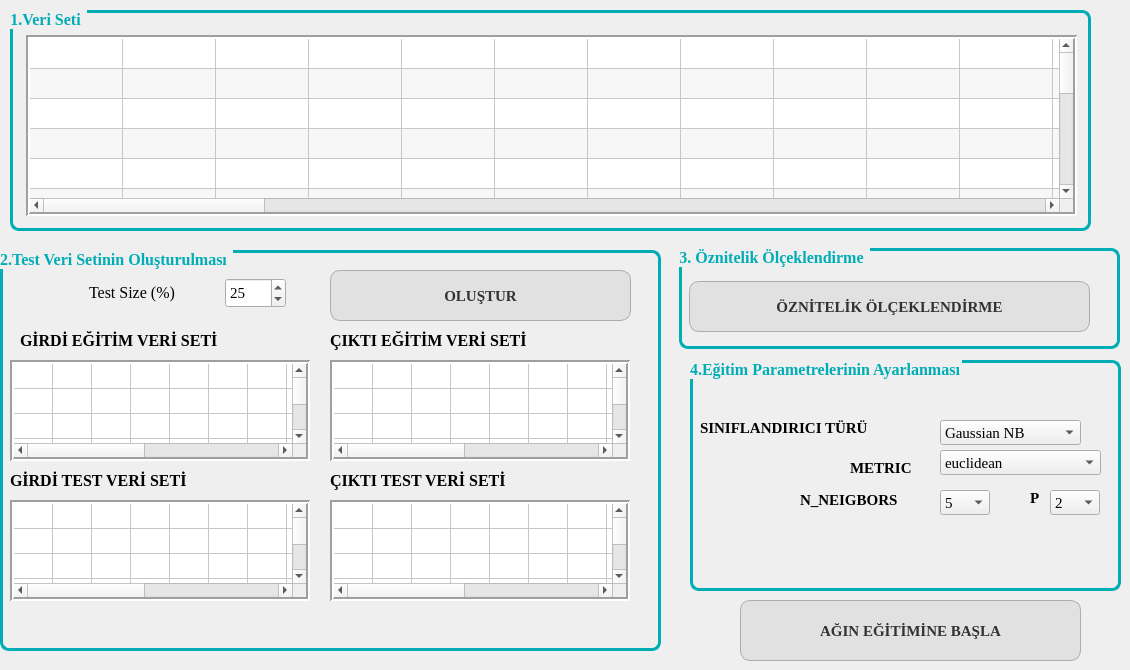
    <widget class="QWidget" name="tab">
     <attribute name="title">
      <string>EĞİTİM BÖLÜMÜ</string>
     </attribute>
     <widget class="QGroupBox" name="groupBox_4">
      <property name="geometry">
       <rect>
        <x>10</x>
        <y>10</y>
        <width>1081</width>
        <height>221</height>
       </rect>
      </property>
      <property name="font">
       <font>
        <family>Georgia</family>
        <pointsize>12</pointsize>
        <weight>75</weight>
        <bold>true</bold>
       </font>
      </property>
      <property name="styleSheet">
       <string notr="true">QGroupBox {
  border: 3px solid rgba(0, 173, 181); 
  border-radius: 9px;
  margin-top: 0.5em;
}

QGroupBox::title {
color:  rgba(0, 173, 181); 
  margin-top: -1.2em;
padding-left: -2px;
}
</string>
      </property>
      <property name="title">
       <string>1.Veri Seti </string>
      </property>
      <property name="flat">
       <bool>false</bool>
      </property>
      <widget class="QTableWidget" name="tablo1">
       <property name="geometry">
        <rect>
         <x>16</x>
         <y>25</y>
         <width>1051</width>
         <height>181</height>
        </rect>
       </property>
       <property name="font">
        <font>
         <family>Georgia</family>
         <pointsize>11</pointsize>
        </font>
       </property>
       <property name="layoutDirection">
        <enum>Qt::LeftToRight</enum>
       </property>
       <property name="styleSheet">
        <string notr="true"/>
       </property>
       <property name="frameShape">
        <enum>QFrame::Box</enum>
       </property>
       <property name="lineWidth">
        <number>2</number>
       </property>
       <property name="sizeAdjustPolicy">
        <enum>QAbstractScrollArea::AdjustToContents</enum>
       </property>
       <property name="alternatingRowColors">
        <bool>true</bool>
       </property>
       <property name="sortingEnabled">
        <bool>true</bool>
       </property>
       <property name="rowCount">
        <number>16</number>
       </property>
       <property name="columnCount">
        <number>50</number>
       </property>
       <attribute name="horizontalHeaderVisible">
        <bool>false</bool>
       </attribute>
       <attribute name="horizontalHeaderDefaultSectionSize">
        <number>93</number>
       </attribute>
       <attribute name="horizontalHeaderHighlightSections">
        <bool>true</bool>
       </attribute>
       <attribute name="horizontalHeaderStretchLastSection">
        <bool>true</bool>
       </attribute>
       <attribute name="verticalHeaderVisible">
        <bool>false</bool>
       </attribute>
       <attribute name="verticalHeaderCascadingSectionResizes">
        <bool>false</bool>
       </attribute>
       <attribute name="verticalHeaderDefaultSectionSize">
        <number>30</number>
       </attribute>
       <attribute name="verticalHeaderHighlightSections">
        <bool>true</bool>
       </attribute>
       <attribute name="verticalHeaderMinimumSectionSize">
        <number>25</number>
       </attribute>
       <attribute name="verticalHeaderShowSortIndicator" stdset="0">
        <bool>false</bool>
       </attribute>
       <attribute name="verticalHeaderStretchLastSection">
        <bool>false</bool>
       </attribute>
       <row/>
       <row/>
       <row/>
       <row/>
       <row/>
       <row/>
       <row/>
       <row/>
       <row/>
       <row/>
       <row/>
       <row/>
       <row/>
       <row/>
       <row/>
       <row/>
       <column/>
       <column/>
       <column/>
       <column/>
       <column/>
       <column/>
       <column/>
       <column/>
       <column/>
       <column/>
       <column/>
       <column/>
       <column/>
       <column/>
       <column/>
       <column/>
       <column/>
       <column/>
       <column/>
       <column/>
       <column/>
       <column/>
       <column/>
       <column/>
       <column/>
       <column/>
       <column/>
       <column/>
       <column/>
       <column/>
       <column/>
       <column/>
       <column/>
       <column/>
       <column/>
       <column/>
       <column/>
       <column/>
       <column/>
       <column/>
       <column/>
       <column/>
       <column/>
       <column/>
       <column/>
       <column/>
       <column/>
       <column/>
       <column/>
       <column/>
       <item row="0" column="0">
        <property name="text">
         <string/>
        </property>
        <property name="font">
         <font>
          <weight>50</weight>
          <bold>false</bold>
         </font>
        </property>
        <property name="textAlignment">
         <set>AlignCenter</set>
        </property>
       </item>
      </widget>
     </widget>
     <widget class="QGroupBox" name="groupBox_2">
      <property name="geometry">
       <rect>
        <x>679</x>
        <y>248</y>
        <width>441</width>
        <height>101</height>
       </rect>
      </property>
      <property name="font">
       <font>
        <family>Georgia</family>
        <pointsize>12</pointsize>
        <weight>75</weight>
        <bold>true</bold>
       </font>
      </property>
      <property name="styleSheet">
       <string notr="true">QGroupBox {
  border: 3px solid rgba(0, 173, 181); 
  border-radius: 9px;
  margin-top: 0.5em;
}

QGroupBox::title {
color:  rgba(0, 173, 181); 
  margin-top: -1.2em;
padding-left: -2px;
}</string>
      </property>
      <property name="title">
       <string>3. Öznitelik Ölçeklendirme </string>
      </property>
      <widget class="QPushButton" name="pb_ozellik">
       <property name="geometry">
        <rect>
         <x>10</x>
         <y>33</y>
         <width>401</width>
         <height>51</height>
        </rect>
       </property>
       <property name="font">
        <font>
         <family>Georgia</family>
         <pointsize>11</pointsize>
         <weight>75</weight>
         <bold>true</bold>
        </font>
       </property>
       <property name="cursor">
        <cursorShape>PointingHandCursor</cursorShape>
       </property>
       <property name="styleSheet">
        <string notr="true">QPushButton:pressed {
    background-color: qlineargradient(spread:pad, x1:1, y1:0, x2:1, y2:1,   stop:0 rgba(225,225,225, 255), stop:1 rgba(210,180,140, 255))
}
QPushButton {
     background-color: rgb(225,225,225); border: 1px solid rgb(173,173,173);
     border-radius: 10px;
     color: rgb(50,50,50);
}

QPushButton:disabled {
    background-color: rgb(225,225,225)
}</string>
       </property>
       <property name="text">
        <string>ÖZNİTELİK ÖLÇEKLENDİRME</string>
       </property>
      </widget>
     </widget>
     <widget class="QGroupBox" name="groupBox">
      <property name="geometry">
       <rect>
        <x>0</x>
        <y>250</y>
        <width>661</width>
        <height>401</height>
       </rect>
      </property>
      <property name="font">
       <font>
        <family>Georgia</family>
        <pointsize>12</pointsize>
        <weight>75</weight>
        <bold>true</bold>
       </font>
      </property>
      <property name="styleSheet">
       <string notr="true">QGroupBox {
  border: 3px solid rgba(0, 173, 181); 
  border-radius: 9px;
  margin-top: 0.5em;
}

QGroupBox::title {
color:  rgba(0, 173, 181); 
  margin-top: -1.2em;
padding-left: -2px;
}</string>
      </property>
      <property name="title">
       <string>2.Test Veri Setinin Oluşturulması </string>
      </property>
      <property name="alignment">
       <set>Qt::AlignLeading|Qt::AlignLeft|Qt::AlignTop</set>
      </property>
      <property name="flat">
       <bool>false</bool>
      </property>
      <widget class="QPushButton" name="pb_olustur">
       <property name="geometry">
        <rect>
         <x>330</x>
         <y>20</y>
         <width>301</width>
         <height>51</height>
        </rect>
       </property>
       <property name="font">
        <font>
         <family>Georgia</family>
         <pointsize>11</pointsize>
         <weight>75</weight>
         <bold>true</bold>
        </font>
       </property>
       <property name="cursor">
        <cursorShape>PointingHandCursor</cursorShape>
       </property>
       <property name="styleSheet">
        <string notr="true">QPushButton:pressed {
    background-color: qlineargradient(spread:pad, x1:1, y1:0, x2:1, y2:1,   stop:0 rgba(225,225,225, 255), stop:1 rgba(210,180,140, 255))
}
QPushButton {
     background-color: rgb(225,225,225); border: 1px solid rgb(173,173,173);
     border-radius: 10px;
     color: rgb(50,50,50);
}

QPushButton:disabled {
    background-color: rgb(225,225,225)
}</string>
       </property>
       <property name="text">
        <string>OLUŞTUR</string>
       </property>
      </widget>
      <widget class="QLabel" name="label_12">
       <property name="geometry">
        <rect>
         <x>330</x>
         <y>80</y>
         <width>281</width>
         <height>21</height>
        </rect>
       </property>
       <property name="font">
        <font>
         <family>Georgia</family>
         <pointsize>12</pointsize>
         <weight>75</weight>
         <bold>true</bold>
        </font>
       </property>
       <property name="frameShadow">
        <enum>QFrame::Sunken</enum>
       </property>
       <property name="lineWidth">
        <number>2</number>
       </property>
       <property name="text">
        <string>ÇIKTI EĞİTİM VERİ SETİ</string>
       </property>
       <property name="alignment">
        <set>Qt::AlignLeading|Qt::AlignLeft|Qt::AlignVCenter</set>
       </property>
      </widget>
      <widget class="QLabel" name="label_14">
       <property name="geometry">
        <rect>
         <x>330</x>
         <y>220</y>
         <width>281</width>
         <height>21</height>
        </rect>
       </property>
       <property name="font">
        <font>
         <family>Georgia</family>
         <pointsize>12</pointsize>
         <weight>75</weight>
         <bold>true</bold>
        </font>
       </property>
       <property name="frameShadow">
        <enum>QFrame::Sunken</enum>
       </property>
       <property name="lineWidth">
        <number>2</number>
       </property>
       <property name="text">
        <string>ÇIKTI TEST VERİ SETİ</string>
       </property>
       <property name="alignment">
        <set>Qt::AlignLeading|Qt::AlignLeft|Qt::AlignVCenter</set>
       </property>
      </widget>
      <widget class="QLabel" name="label_11">
       <property name="geometry">
        <rect>
         <x>20</x>
         <y>80</y>
         <width>271</width>
         <height>21</height>
        </rect>
       </property>
       <property name="font">
        <font>
         <family>Georgia</family>
         <pointsize>12</pointsize>
         <weight>75</weight>
         <bold>true</bold>
        </font>
       </property>
       <property name="frameShadow">
        <enum>QFrame::Sunken</enum>
       </property>
       <property name="lineWidth">
        <number>2</number>
       </property>
       <property name="text">
        <string>GİRDİ EĞİTİM VERİ SETİ</string>
       </property>
       <property name="alignment">
        <set>Qt::AlignLeading|Qt::AlignLeft|Qt::AlignVCenter</set>
       </property>
      </widget>
      <widget class="QLabel" name="label_ts">
       <property name="geometry">
        <rect>
         <x>89</x>
         <y>32</y>
         <width>131</width>
         <height>21</height>
        </rect>
       </property>
       <property name="font">
        <font>
         <family>Georgia</family>
         <pointsize>12</pointsize>
         <weight>50</weight>
         <bold>false</bold>
        </font>
       </property>
       <property name="text">
        <string>Test Size (%)</string>
       </property>
      </widget>
      <widget class="QLabel" name="label_13">
       <property name="geometry">
        <rect>
         <x>10</x>
         <y>220</y>
         <width>251</width>
         <height>21</height>
        </rect>
       </property>
       <property name="font">
        <font>
         <family>Georgia</family>
         <pointsize>12</pointsize>
         <weight>75</weight>
         <bold>true</bold>
        </font>
       </property>
       <property name="frameShadow">
        <enum>QFrame::Sunken</enum>
       </property>
       <property name="lineWidth">
        <number>2</number>
       </property>
       <property name="text">
        <string>GİRDİ TEST VERİ SETİ</string>
       </property>
       <property name="alignment">
        <set>Qt::AlignLeading|Qt::AlignLeft|Qt::AlignVCenter</set>
       </property>
      </widget>
      <widget class="QSpinBox" name="testsize">
       <property name="geometry">
        <rect>
         <x>225</x>
         <y>28</y>
         <width>61</width>
         <height>30</height>
        </rect>
       </property>
       <property name="font">
        <font>
         <family>Georgia</family>
         <pointsize>11</pointsize>
         <weight>50</weight>
         <bold>false</bold>
        </font>
       </property>
       <property name="minimum">
        <number>0</number>
       </property>
       <property name="singleStep">
        <number>5</number>
       </property>
       <property name="value">
        <number>25</number>
       </property>
      </widget>
      <widget class="QTableWidget" name="vs_tablo1">
       <property name="geometry">
        <rect>
         <x>10</x>
         <y>110</y>
         <width>300</width>
         <height>101</height>
        </rect>
       </property>
       <property name="font">
        <font>
         <family>Georgia</family>
         <pointsize>8</pointsize>
        </font>
       </property>
       <property name="frameShape">
        <enum>QFrame::Box</enum>
       </property>
       <property name="lineWidth">
        <number>2</number>
       </property>
       <property name="rowCount">
        <number>15</number>
       </property>
       <property name="columnCount">
        <number>15</number>
       </property>
       <attribute name="horizontalHeaderVisible">
        <bool>false</bool>
       </attribute>
       <attribute name="horizontalHeaderDefaultSectionSize">
        <number>39</number>
       </attribute>
       <attribute name="horizontalHeaderMinimumSectionSize">
        <number>39</number>
       </attribute>
       <attribute name="verticalHeaderVisible">
        <bool>false</bool>
       </attribute>
       <attribute name="verticalHeaderDefaultSectionSize">
        <number>25</number>
       </attribute>
       <attribute name="verticalHeaderMinimumSectionSize">
        <number>25</number>
       </attribute>
       <row/>
       <row/>
       <row/>
       <row/>
       <row/>
       <row/>
       <row/>
       <row/>
       <row/>
       <row/>
       <row/>
       <row/>
       <row/>
       <row/>
       <row/>
       <column/>
       <column/>
       <column/>
       <column/>
       <column/>
       <column/>
       <column/>
       <column/>
       <column/>
       <column/>
       <column/>
       <column/>
       <column/>
       <column/>
       <column/>
      </widget>
      <widget class="QTableWidget" name="vs_tablo2">
       <property name="geometry">
        <rect>
         <x>330</x>
         <y>110</y>
         <width>300</width>
         <height>101</height>
        </rect>
       </property>
       <property name="font">
        <font>
         <family>Georgia</family>
         <pointsize>8</pointsize>
        </font>
       </property>
       <property name="frameShape">
        <enum>QFrame::Box</enum>
       </property>
       <property name="lineWidth">
        <number>2</number>
       </property>
       <property name="rowCount">
        <number>15</number>
       </property>
       <property name="columnCount">
        <number>15</number>
       </property>
       <attribute name="horizontalHeaderVisible">
        <bool>false</bool>
       </attribute>
       <attribute name="horizontalHeaderDefaultSectionSize">
        <number>39</number>
       </attribute>
       <attribute name="horizontalHeaderMinimumSectionSize">
        <number>39</number>
       </attribute>
       <attribute name="verticalHeaderVisible">
        <bool>false</bool>
       </attribute>
       <attribute name="verticalHeaderDefaultSectionSize">
        <number>25</number>
       </attribute>
       <attribute name="verticalHeaderMinimumSectionSize">
        <number>25</number>
       </attribute>
       <row/>
       <row/>
       <row/>
       <row/>
       <row/>
       <row/>
       <row/>
       <row/>
       <row/>
       <row/>
       <row/>
       <row/>
       <row/>
       <row/>
       <row/>
       <column/>
       <column/>
       <column/>
       <column/>
       <column/>
       <column/>
       <column/>
       <column/>
       <column/>
       <column/>
       <column/>
       <column/>
       <column/>
       <column/>
       <column/>
      </widget>
      <widget class="QTableWidget" name="vs_tablo3">
       <property name="geometry">
        <rect>
         <x>10</x>
         <y>250</y>
         <width>300</width>
         <height>101</height>
        </rect>
       </property>
       <property name="font">
        <font>
         <family>Georgia</family>
         <pointsize>8</pointsize>
        </font>
       </property>
       <property name="frameShape">
        <enum>QFrame::Box</enum>
       </property>
       <property name="lineWidth">
        <number>2</number>
       </property>
       <property name="rowCount">
        <number>15</number>
       </property>
       <property name="columnCount">
        <number>15</number>
       </property>
       <attribute name="horizontalHeaderVisible">
        <bool>false</bool>
       </attribute>
       <attribute name="horizontalHeaderDefaultSectionSize">
        <number>39</number>
       </attribute>
       <attribute name="horizontalHeaderMinimumSectionSize">
        <number>39</number>
       </attribute>
       <attribute name="verticalHeaderVisible">
        <bool>false</bool>
       </attribute>
       <attribute name="verticalHeaderDefaultSectionSize">
        <number>25</number>
       </attribute>
       <attribute name="verticalHeaderMinimumSectionSize">
        <number>25</number>
       </attribute>
       <row/>
       <row/>
       <row/>
       <row/>
       <row/>
       <row/>
       <row/>
       <row/>
       <row/>
       <row/>
       <row/>
       <row/>
       <row/>
       <row/>
       <row/>
       <column/>
       <column/>
       <column/>
       <column/>
       <column/>
       <column/>
       <column/>
       <column/>
       <column/>
       <column/>
       <column/>
       <column/>
       <column/>
       <column/>
       <column/>
      </widget>
      <widget class="QTableWidget" name="vs_tablo4">
       <property name="geometry">
        <rect>
         <x>330</x>
         <y>250</y>
         <width>300</width>
         <height>101</height>
        </rect>
       </property>
       <property name="font">
        <font>
         <family>Georgia</family>
         <pointsize>8</pointsize>
        </font>
       </property>
       <property name="frameShape">
        <enum>QFrame::Box</enum>
       </property>
       <property name="lineWidth">
        <number>2</number>
       </property>
       <property name="rowCount">
        <number>15</number>
       </property>
       <property name="columnCount">
        <number>15</number>
       </property>
       <attribute name="horizontalHeaderVisible">
        <bool>false</bool>
       </attribute>
       <attribute name="horizontalHeaderDefaultSectionSize">
        <number>39</number>
       </attribute>
       <attribute name="horizontalHeaderMinimumSectionSize">
        <number>39</number>
       </attribute>
       <attribute name="verticalHeaderVisible">
        <bool>false</bool>
       </attribute>
       <attribute name="verticalHeaderDefaultSectionSize">
        <number>25</number>
       </attribute>
       <attribute name="verticalHeaderMinimumSectionSize">
        <number>25</number>
       </attribute>
       <row/>
       <row/>
       <row/>
       <row/>
       <row/>
       <row/>
       <row/>
       <row/>
       <row/>
       <row/>
       <row/>
       <row/>
       <row/>
       <row/>
       <row/>
       <column/>
       <column/>
       <column/>
       <column/>
       <column/>
       <column/>
       <column/>
       <column/>
       <column/>
       <column/>
       <column/>
       <column/>
       <column/>
       <column/>
       <column/>
      </widget>
     </widget>
     <widget class="QGroupBox" name="groupBox_3">
      <property name="geometry">
       <rect>
        <x>690</x>
        <y>360</y>
        <width>431</width>
        <height>231</height>
       </rect>
      </property>
      <property name="font">
       <font>
        <family>Georgia</family>
        <pointsize>12</pointsize>
        <weight>75</weight>
        <bold>true</bold>
       </font>
      </property>
      <property name="styleSheet">
       <string notr="true">QGroupBox {
  border: 3px solid rgba(0, 173, 181); 
  border-radius: 9px;
  margin-top: 0.5em;
}

QGroupBox::title {
color:  rgba(0, 173, 181); 
  margin-top: -1.2em;
padding-left: -2px;
}</string>
      </property>
      <property name="title">
       <string>4.Eğitim Parametrelerinin Ayarlanması</string>
      </property>
      <widget class="QLabel" name="label_ts_3">
       <property name="geometry">
        <rect>
         <x>160</x>
         <y>100</y>
         <width>91</width>
         <height>16</height>
        </rect>
       </property>
       <property name="font">
        <font>
         <family>Georgia</family>
         <pointsize>11</pointsize>
         <weight>75</weight>
         <bold>true</bold>
        </font>
       </property>
       <property name="text">
        <string>METRIC</string>
       </property>
      </widget>
      <widget class="QComboBox" name="classifier">
       <property name="geometry">
        <rect>
         <x>250</x>
         <y>60</y>
         <width>141</width>
         <height>25</height>
        </rect>
       </property>
       <property name="font">
        <font>
         <family>Georgia</family>
         <pointsize>11</pointsize>
        </font>
       </property>
       <property name="cursor">
        <cursorShape>PointingHandCursor</cursorShape>
       </property>
       <item>
        <property name="text">
         <string>Gaussian NB</string>
        </property>
       </item>
       <item>
        <property name="text">
         <string>Multinomial NB</string>
        </property>
       </item>
       <item>
        <property name="text">
         <string>Bernoulli NB</string>
        </property>
       </item>
      </widget>
      <widget class="QLabel" name="label_ts_4">
       <property name="geometry">
        <rect>
         <x>340</x>
         <y>130</y>
         <width>21</width>
         <height>16</height>
        </rect>
       </property>
       <property name="font">
        <font>
         <family>Georgia</family>
         <pointsize>11</pointsize>
         <weight>75</weight>
         <bold>true</bold>
        </font>
       </property>
       <property name="text">
        <string>P</string>
       </property>
      </widget>
      <widget class="QLabel" name="label_ts_2">
       <property name="geometry">
        <rect>
         <x>110</x>
         <y>130</y>
         <width>141</width>
         <height>20</height>
        </rect>
       </property>
       <property name="font">
        <font>
         <family>Georgia</family>
         <pointsize>11</pointsize>
         <weight>75</weight>
         <bold>true</bold>
        </font>
       </property>
       <property name="text">
        <string>N_NEIGBORS</string>
       </property>
      </widget>
      <widget class="QComboBox" name="metric">
       <property name="geometry">
        <rect>
         <x>250</x>
         <y>90</y>
         <width>161</width>
         <height>25</height>
        </rect>
       </property>
       <property name="font">
        <font>
         <family>Georgia</family>
         <pointsize>11</pointsize>
        </font>
       </property>
       <property name="cursor">
        <cursorShape>PointingHandCursor</cursorShape>
       </property>
       <property name="currentIndex">
        <number>0</number>
       </property>
       <property name="maxCount">
        <number>100</number>
       </property>
       <property name="modelColumn">
        <number>0</number>
       </property>
       <item>
        <property name="text">
         <string>euclidean</string>
        </property>
       </item>
       <item>
        <property name="text">
         <string>manhattan</string>
        </property>
       </item>
       <item>
        <property name="text">
         <string>chebyshev</string>
        </property>
       </item>
       <item>
        <property name="text">
         <string>minkowsky</string>
        </property>
       </item>
       <item>
        <property name="text">
         <string>wminkowski</string>
        </property>
       </item>
       <item>
        <property name="text">
         <string>seuclidean</string>
        </property>
       </item>
       <item>
        <property name="text">
         <string>mahalanobis</string>
        </property>
       </item>
      </widget>
      <widget class="QComboBox" name="nb">
       <property name="geometry">
        <rect>
         <x>250</x>
         <y>130</y>
         <width>50</width>
         <height>25</height>
        </rect>
       </property>
       <property name="font">
        <font>
         <family>Georgia</family>
         <pointsize>11</pointsize>
        </font>
       </property>
       <property name="cursor">
        <cursorShape>PointingHandCursor</cursorShape>
       </property>
       <property name="currentIndex">
        <number>5</number>
       </property>
       <property name="maxVisibleItems">
        <number>11</number>
       </property>
       <property name="maxCount">
        <number>100</number>
       </property>
       <property name="modelColumn">
        <number>0</number>
       </property>
       <item>
        <property name="text">
         <string>0</string>
        </property>
       </item>
       <item>
        <property name="text">
         <string>1</string>
        </property>
       </item>
       <item>
        <property name="text">
         <string>2</string>
        </property>
       </item>
       <item>
        <property name="text">
         <string>3</string>
        </property>
       </item>
       <item>
        <property name="text">
         <string>4</string>
        </property>
       </item>
       <item>
        <property name="text">
         <string>5</string>
        </property>
       </item>
       <item>
        <property name="text">
         <string>6</string>
        </property>
       </item>
       <item>
        <property name="text">
         <string>7</string>
        </property>
       </item>
       <item>
        <property name="text">
         <string>8</string>
        </property>
       </item>
       <item>
        <property name="text">
         <string>9</string>
        </property>
       </item>
       <item>
        <property name="text">
         <string>10</string>
        </property>
       </item>
      </widget>
      <widget class="QLabel" name="label_st">
       <property name="geometry">
        <rect>
         <x>10</x>
         <y>60</y>
         <width>231</width>
         <height>16</height>
        </rect>
       </property>
       <property name="font">
        <font>
         <family>Georgia</family>
         <pointsize>11</pointsize>
         <weight>75</weight>
         <bold>true</bold>
        </font>
       </property>
       <property name="text">
        <string>SINIFLANDIRICI TÜRÜ</string>
       </property>
      </widget>
      <widget class="QComboBox" name="p">
       <property name="geometry">
        <rect>
         <x>360</x>
         <y>130</y>
         <width>50</width>
         <height>25</height>
        </rect>
       </property>
       <property name="font">
        <font>
         <family>Georgia</family>
         <pointsize>11</pointsize>
        </font>
       </property>
       <property name="cursor">
        <cursorShape>PointingHandCursor</cursorShape>
       </property>
       <property name="currentIndex">
        <number>2</number>
       </property>
       <property name="maxVisibleItems">
        <number>11</number>
       </property>
       <property name="maxCount">
        <number>100</number>
       </property>
       <property name="modelColumn">
        <number>0</number>
       </property>
       <item>
        <property name="text">
         <string>0</string>
        </property>
       </item>
       <item>
        <property name="text">
         <string>1</string>
        </property>
       </item>
       <item>
        <property name="text">
         <string>2</string>
        </property>
       </item>
       <item>
        <property name="text">
         <string>3</string>
        </property>
       </item>
       <item>
        <property name="text">
         <string>4</string>
        </property>
       </item>
       <item>
        <property name="text">
         <string>5</string>
        </property>
       </item>
       <item>
        <property name="text">
         <string>6</string>
        </property>
       </item>
       <item>
        <property name="text">
         <string>7</string>
        </property>
       </item>
       <item>
        <property name="text">
         <string>8</string>
        </property>
       </item>
       <item>
        <property name="text">
         <string>9</string>
        </property>
       </item>
       <item>
        <property name="text">
         <string>10</string>
        </property>
       </item>
      </widget>
     </widget>
     <widget class="QPushButton" name="pb_egit">
      <property name="geometry">
       <rect>
        <x>740</x>
        <y>600</y>
        <width>341</width>
        <height>61</height>
       </rect>
      </property>
      <property name="font">
       <font>
        <family>Georgia</family>
        <pointsize>11</pointsize>
        <weight>75</weight>
        <bold>true</bold>
       </font>
      </property>
      <property name="cursor">
       <cursorShape>PointingHandCursor</cursorShape>
      </property>
      <property name="styleSheet">
       <string notr="true">QPushButton:pressed {
    background-color: qlineargradient(spread:pad, x1:1, y1:0, x2:1, y2:1,   stop:0 rgba(225,225,225, 255), stop:1 rgba(210,180,140, 255))
}
QPushButton {
     background-color: rgb(225,225,225); border: 1px solid rgb(173,173,173);
     border-radius: 10px;  color: rgb(50,50,50);
}

QPushButton:disabled {
    background-color: rgb(225,225,225)
}</string>
      </property>
      <property name="text">
       <string>AĞIN EĞİTİMİNE BAŞLA</string>
      </property>
     </widget>
    </widget>
